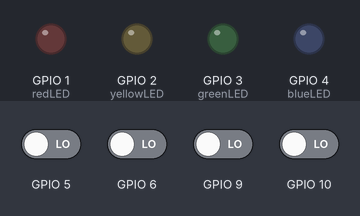
Bench run of a program on a simulated ESP32-S3. On the bench: output pins drawn as LEDs (lit = HIGH). The test bench sets the inputs (shaded band); at power-on: GPIO 5, GPIO 6, GPIO 9, GPIO 10 LOW. What the program prints to the serial monitor is not drawn.

Above: at 1.2 s.
1.3 s: GPIO 10 driven HIGH
At 2.5 s:
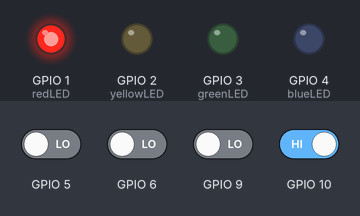
2.8 s: GPIO 5 driven HIGH
Timing chart, 0 to 5.8 s (numbered marks = the images above; inputs shaded):
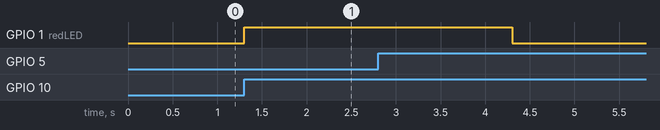

Measured:
- after the input at 1.3 s, GPIO 1 (redLED): LOW → HIGH at once

The program:

main.cpp
```cpp
//HW01 Cole Hill
#include <Arduino.h>

//Timers for green and red LED stuffs
int starttime =0;
unsigned long flashtime=0; //saves flash start time
unsigned long lastToggle=0; //saves time since last

bool flashing = false; // for green led
bool GREENLEDSTATE = LOW; // green led start state
bool REDLEDLEDLITUPONETIME = false; // is true after full 3 seconds
bool redTimerTiming =false; // is 3 second red led on

//Fail Safe RED button
//bool REDbuttonState =false; // failed attempt
bool REDbuttonlastState= false;
int redPressCount=0; //counting red presses to add saftey feature
bool yellowWorks=false; //gonna trigger yellow with this

#define redLED A0
#define yellowLED A1
#define greenLED A2
#define blueLED A3

void setup() {
  // put your setup code here, to run once:
  pinMode(5,INPUT);
  pinMode(6, INPUT);
  pinMode(9, INPUT);
  pinMode(10,INPUT);
  pinMode(redLED,OUTPUT);
  pinMode(yellowLED,OUTPUT);
  pinMode(greenLED,OUTPUT);
  pinMode(blueLED,OUTPUT);
  Serial.begin(9600);//make sure to add this or wokwki breaks
  }

void loop() {
  // put your main code here, to run repeatedly:
unsigned long now =millis();

  bool redbutton = digitalRead(10);
  bool yellowbutton = digitalRead(9);
  bool greenbutton = digitalRead(6);
  bool bluebutton = digitalRead(5);

  //button edge for red
  bool redPressedEdge = (redbutton &&!REDbuttonlastState);

  if (redPressedEdge) {
    // Starts 3s
      if (!redTimerTiming && !REDLEDLEDLITUPONETIME) {
      redTimerTiming = true;
      starttime = now;
      digitalWrite(redLED, HIGH);
    }
    // else if to cancel if pressed whike LED ON
    else if (redTimerTiming && (now - starttime < 3000)) {
      redTimerTiming = false; // stops led timer
      digitalWrite(redLED, LOW);
      starttime = 0; //resets it
      yellowWorks = false; //lock out yellow just in case
    }
//counts presses for yellow lock out
    redPressCount++;
    //if (redPressCount == 1) {
      //Serial.println(" ");
    //}
    if (redPressCount >= 2) {
      Serial.println("Device Ready to load");
      yellowWorks = true; //lets yellow work
      redPressCount = 0; //rests count after yellow allowed to work
    }
  }

  // turns off red led if not canceled
  if (redTimerTiming && (now - starttime >= 3000)) {
    redTimerTiming = false;
    digitalWrite(redLED, LOW);
    REDLEDLEDLITUPONETIME = true;
    starttime = 0;
    Serial.println("Device charged");
  }
  REDbuttonlastState = redbutton;

//YELLOW LED

if (yellowbutton&& yellowWorks&& REDLEDLEDLITUPONETIME){
  digitalWrite(yellowLED,HIGH);
  yellowWorks=false; //resets after pressed once
  Serial.println("Device loaded");
};

//GREEN LED
 if (greenbutton && !flashing && digitalRead(yellowLED) == HIGH) {
    flashing = true; // allowed to flash
    flashtime = now;//starts 5 second timer
    lastToggle = now;//so it can flip between on and off
    GREENLEDSTATE = HIGH;
    digitalWrite(greenLED, GREENLEDSTATE);
    Serial.println("Explosion Imminent");
  }

  if (flashing) {
    // if allowed to flash,toggle every 500ms
    if (now - lastToggle >= 500) {
      GREENLEDSTATE = !GREENLEDSTATE;
      digitalWrite(greenLED, GREENLEDSTATE);
      lastToggle = now; //restarts 500ms count
    }

    // stop flash after 5s
    if (now - flashtime >= 5000) {
      flashing = false;
      digitalWrite(greenLED, LOW);
      digitalWrite(blueLED, HIGH);
      digitalWrite(yellowLED, LOW);
      Serial.println("!!!!!!!!BOOOOM!!!!!");
    }
  }

if (bluebutton) {
      digitalWrite(blueLED,LOW);
      REDLEDLEDLITUPONETIME=false;
      yellowWorks=false;
      delay(500);//trying to fix unloaded spammmmmmm
      Serial.println("Unloaded");
      };
}
```
